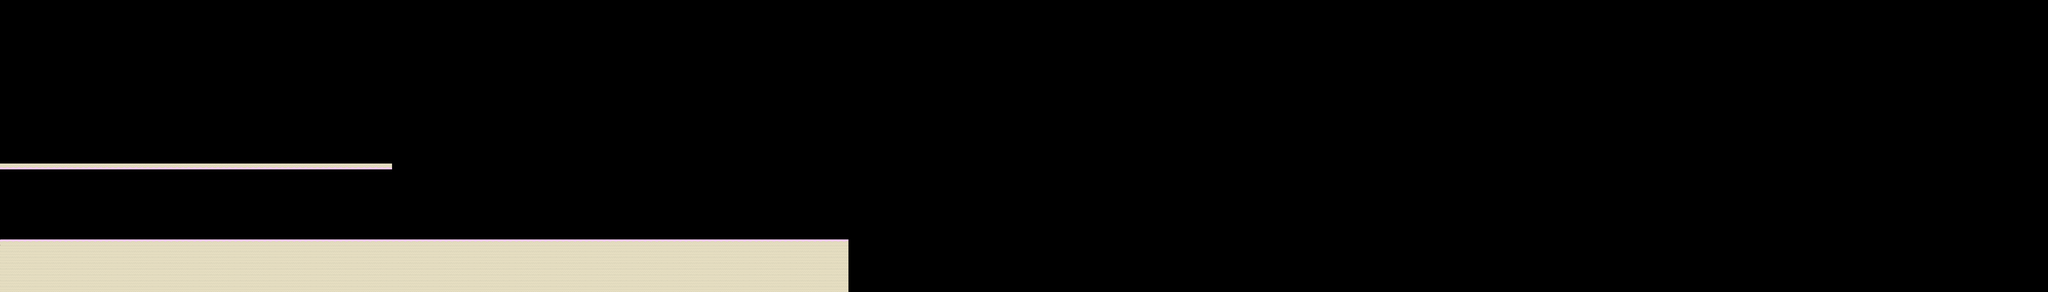

A 2D game scene composited from a Tiled map and its tileset images. What follows is a short description and the map's XML, with each tile layer's data collapsed to a summary:
An orthogonal 350x50 tile map with 50x50 px tiles, 1 tile layer (Tile Layer 1) and 1 object.

<map version="1.2" tiledversion="1.2.5" orientation="orthogonal" renderorder="right-down" width="350" height="50" tilewidth="50" tileheight="50" infinite="0" nextlayerid="3" nextobjectid="2">
 <tileset firstgid="1" source="../tiledSheets/candy.tsx" />
 <layer id="1" name="Tile Layer 1" width="350" height="50">
  <data>[17500 cells, 1372 non-empty, 3 distinct tile ids]</data>
 </layer>
 <objectgroup id="2" name="Object Layer 1">
  <object id="1" x="0" y="2500">
   <polyline points="0,0 0,-450 7250,-450 7250,0" />
  </object>
 </objectgroup>
</map>
